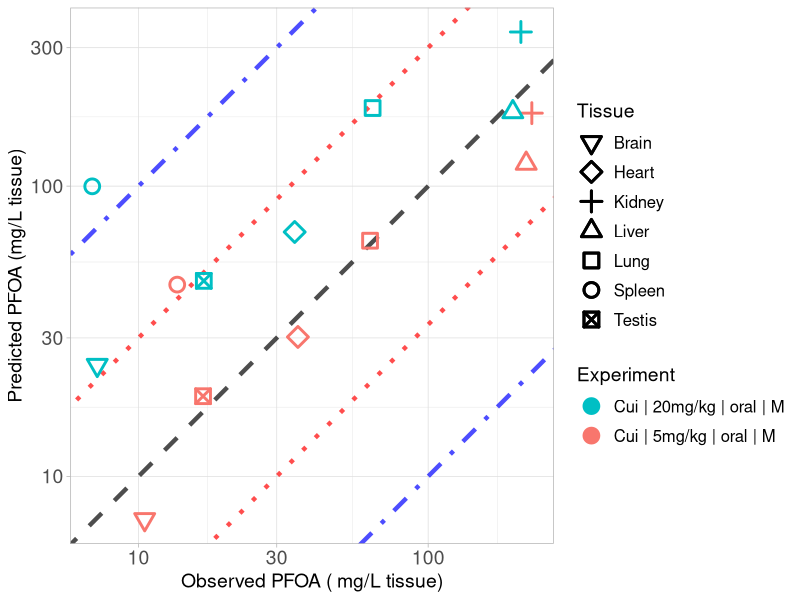

The R source for this figure:
library(ggplot2)

#setwd("C:/Users/ptsir/Documents/GitHub/PFAS_PBK_models/PFOA inhalation Rat/Validation/Validation_results")
setwd("C:/Users/dpjio/Documents/GitHub/PFAS_PBK_models/PFOA inhalation Rat/Validation/Validation_koff_12_lung_different_RAF_bile")

# Load Results 
Cui_results <- read.csv("Cui_2008_results.csv", header = T)
Cui_low <- Cui_results[Cui_results$Dose == 5, ]
Cui_low$Experiment <- "Cui | 5mg/kg | oral | M"
Cui_high <- Cui_results[Cui_results$Dose == 20, ]
Cui_high$Experiment <- "Cui | 20mg/kg | oral | M"
# 
Tissue_markers <-  c(0:10,14)
names(Tissue_markers) <- c( "Lung",   "Spleen",  "Liver",   "Kidney", "Plasma", "Heart",
                            "Brain","Testis", "Stomach", "Intestines", "Carcass")

Experiment <- scales::hue_pal()(2)

names(Experiment) <- unique(c(Cui_low$Experiment, Cui_high$Experiment))



scatter_plot <- ggplot()+
  geom_abline(intercept = log10(1), slope = 1, linetype = "dashed", color = "black", linewidth = 1.5, alpha = 0.7) +  # Identity line in log10 scale
  geom_abline(intercept = log10(3), slope = 1, linetype = "dotted", color = "red", linewidth = 1.5, alpha = 0.7) +  # +3-fold error line
  geom_abline(intercept = log10(1/3), slope = 1, linetype = "dotted", color = "red", linewidth = 1.5, alpha = 0.7) +  # -3-fold error line
  geom_abline(intercept = log10(10), slope = 1, linetype = "dotdash", color = "blue", linewidth = 1.5, alpha = 0.7) +  # +10-fold error line
  geom_abline(intercept = log10(1/10), slope = 1, linetype = "dotdash", color = "blue", linewidth = 1.5, alpha = 0.7) +  # -10-fold error line
  geom_point(data = Cui_low, aes(x=Observed, y=Predicted, color = Experiment, shape = Tissue), size=4, stroke = 1.5)+
  geom_point(data = Cui_high, aes(x=Observed, y=Predicted, color = Experiment, shape = Tissue), size=4, stroke = 1.5)+
  scale_y_log10()+
  scale_x_log10()+
  scale_color_manual(values = Experiment)+
  theme(legend.spacing.y = unit(1, 'cm')) +
  guides(fill = guide_legend(byrow = TRUE))+
  scale_shape_manual(values = Tissue_markers)+
  theme_light()+
  labs(y = "Predicted PFOA (mg/L tissue)",
       x = "Observed PFOA ( mg/L tissue)")+
  theme(plot.title = element_text(hjust = 0.5),
        legend.key.size = unit(0.75, 'cm'),  
        legend.title = element_text(size=14),
        legend.text = element_text(size=12,  hjust = 0),
        axis.text = element_text(size = 14),
        axis.title = element_text(size = 14),
        )

#print(scatter_plot)

ggsave("validation_plot_PFOA_tissues.png", scatter_plot, width = 11, height = 7, units = "in", dpi = 300)
